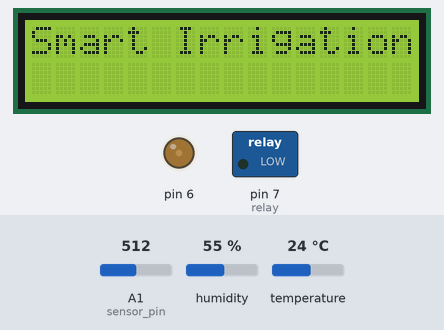
Bench run of a sketch on a simulated Arduino Uno, built with avr-gcc and run on an emulated ATmega328P. Parts: 16×2 character LCD, switched loads named in the sketch (green lamp = pin HIGH), output pins drawn as LEDs (lit = HIGH). The inputs (shaded band) are chosen by the test bench; at power-on: humidity 55 %, A1 (sensor_pin) = 512, temperature 24 °C. The modem accepts every AT command (registered, SIM ready, sends succeed) and sends nothing else; what the sketch prints to the serial monitor is not drawn.

Above: at 6.1 s.
At 19.3 s:
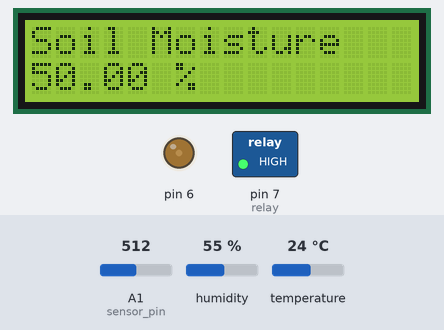
23.7 s: humidity set to 22 %
At 41.0 s:
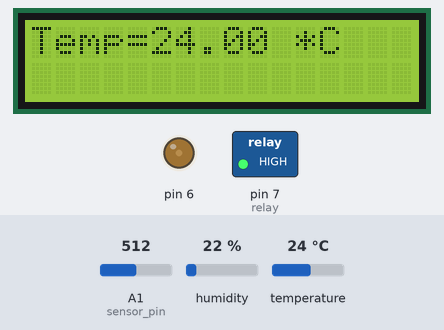
At 44.7 s:
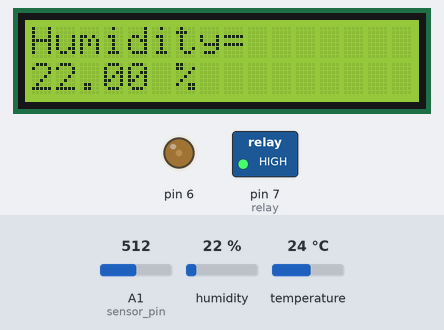
Timing chart, 0 to 46.2 s (numbered marks = the images above; inputs shaded):
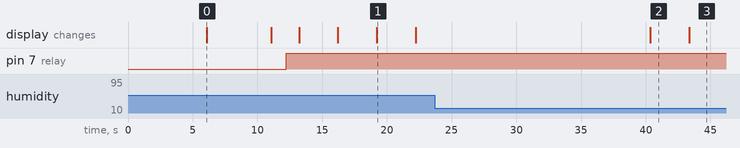

The sketch:

driver.ino
```cpp
#include <DHT.h>
//#include <DHT_U.h>

#include <DHT.h>
//#include <DHT_U.h>

 #include<LiquidCrystal.h>
LiquidCrystal lcd(12,11,5,4,3,2);
#define relay 7
#include <SoftwareSerial.h>
SoftwareSerial espSerial =  SoftwareSerial(8,9);
#include <DHT.h>

int sensor_pin = A1;
int output_value;
float t;
float h;
float s;

#define DHTPIN A0
#define DHTTYPE DHT11
DHT dht(DHTPIN, DHTTYPE);


String apiKey = " ";  //api Key
String ssid=" "; //ssid
String password =""; //password

boolean DEBUG=true;


void showResponse(int waitTime){
    long t=millis();
    char c;
    while (t+waitTime>millis()){
      if (espSerial.available()){
        c=espSerial.read();
        if (DEBUG) Serial.print(c);
      }
    }

}

boolean thingSpeakWrite(float value1, float value2, float value3){
  String cmd = "AT+CIPSTART=\"TCP\",\"";
  cmd += "184.106.153.149";
  cmd += "\",80";
  espSerial.println(cmd);
  if (DEBUG) Serial.println(cmd);
  if(espSerial.find("Error")){
    if (DEBUG) Serial.println("AT+CIPSTART error");
    return false;
  }
  String getStr = "GET /update?api_key=";
  getStr += apiKey;
  getStr +="&field1=";
  getStr += String(value1);
  getStr +="&field2=";
  getStr += String(value2);
  getStr +="&field3=";
  getStr += String(value3);
  getStr += "\r\n\r\n";
  cmd = "AT+CIPSEND=";
  cmd += String(getStr.length());
  espSerial.println(cmd);
  if (DEBUG)  Serial.println(cmd);
  delay(100);
  if(espSerial.find(">")){
    espSerial.print(getStr);
    if (DEBUG)  Serial.print(getStr);
  }
  else{
    espSerial.println("AT+CIPCLOSE");
    if (DEBUG)   Serial.println("AT+CIPCLOSE");
    return false;
  }
  return true;
}

void setup() {
  DEBUG=true;
  Serial.begin(115200);
  pinMode(relay, OUTPUT);
  analogWrite(6,50);
  lcd.begin(16,2);
  dht.begin();
  espSerial.begin(115200);
  espSerial.println("AT+CWMODE=1");
  showResponse(1000);
  espSerial.println("AT+CWJAP=\""+ssid+"\",\""+password+"\"");
  showResponse(5000);
  if (DEBUG)  Serial.println("Setup completed");
  lcd.setCursor(0,0);
  lcd.print("Smart Irrigation");
  delay(5000);
  lcd.clear();
}


//====================================================================================
void loop() {
   t = dht.readTemperature();
   h = dht.readHumidity();
   sm();
   s = output_value;
        if (isnan(t) || isnan(h) || isnan(s)) {
        if (DEBUG) Serial.println("Failed to read from Sensors");
      }
      else {
          if (DEBUG)  Serial.println("Temp="+String(t)+" *C");
          if (DEBUG) Serial.println("Humidity="+String(h)+" %");
          if (DEBUG) Serial.println("Soil Moisture="+String(s)+" %");
          thingSpeakWrite(t,h,s);
      }
      relay1();
      delay(1000);
      l();
      delay(16000);
}


//====================================================================================
void sm(){
   output_value=analogRead(sensor_pin);
   output_value=map(output_value,1024,10,0,100);
}
//====================================================================================
void l(){

  lcd.setCursor(0,0);
  lcd.print("Temp=");
  lcd.print(String(t)+" *C");
  delay(3000);
  lcd.clear();
  lcd.setCursor(0,0);
  lcd.print("Humidity=");
  lcd.setCursor(0,1);
  lcd.print(String(h)+" %");
  delay(3000);
  lcd.clear();
  lcd.setCursor(0,0);
  lcd.print("Soil Moisture");
  lcd.setCursor(0,1);
  lcd.print(String(s)+" %");
  delay(3000);
  lcd.clear();
}
//====================================================================================
void relay1(){
  if(output_value<50)
 {
  digitalWrite(relay, LOW);
  Serial.print("Motor started");
 }
 else
 {

  digitalWrite(relay, HIGH);
  Serial.println("NO need to start motor");
 }
}
//====================================================================================
```

Measured:
- what the display in image 0 shows lasts 5.0 s, from 6.1 s to 11.1 s
- what the display in image 1 shows lasts 3.0 s, from 19.2 s to 22.2 s
